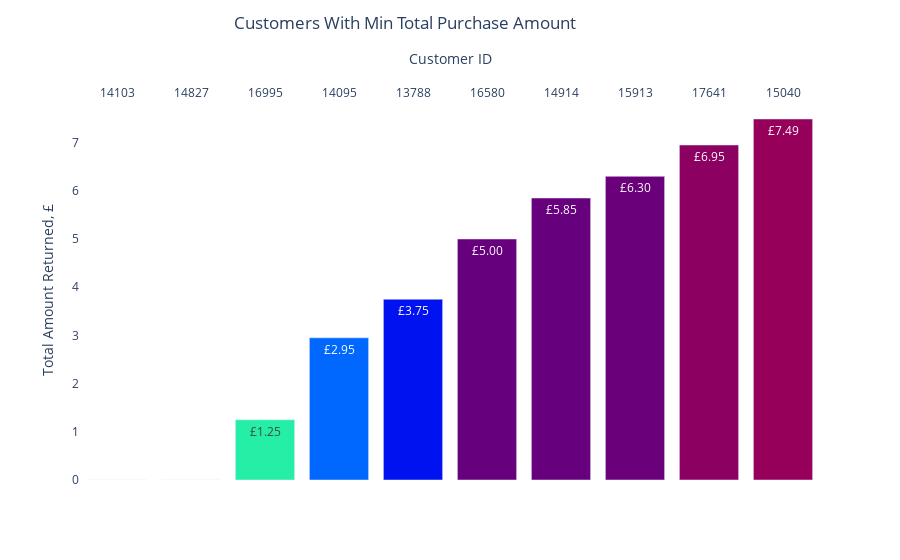

Notebook cell for this chart:
### Code cell
fig = go.Figure(data=[
    go.Bar(name='Customers With Min Total Purchase Amount', 
           x=retail_customers_asc['Customer ID'].astype(str), 
           y=retail_customers_asc['Total'],
           marker_opacity=1,
           hovertext=retail_customers_desc['Country'],
           marker={'color': retail_customers_desc['Total'], 'colorscale': 'Rainbow'}
          )
    ])
fig.update_xaxes(side="top")

fig.update_traces(texttemplate='£%{y:.3s}', textposition='inside')

fig.update_layout(title='Customers With Min Total Purchase Amount',
                  title_x=0.45,
                  title_y=0.97,
                  xaxis_title="Customer ID",
                  yaxis_title="Total Amount Returned, £",
                  plot_bgcolor='white')
fig.show()

### Figure 1 — Plotly figure (JSON) as saved in the notebook; plotly's stock layout.template omitted (floating-point values rounded to 4 significant figures)
{"data": [{"hovertext": ["United Kingdom", "Netherlands", "EIRE", "EIRE", "United Kingdom", "United Kingdom", "United Kingdom", "United Kingdom", "United Kingdom", "United Kingdom"], "marker": {"color": [356600.0, 252900.0, 210000.0, 166600.0, 134700.0, 85370.0, 85320.0, 84410.0, 76440.0, 74090.0], "colorscale": [[0, "rgb(150,0,90)"], [0.125, "rgb(0,0,200)"], [0.25, "rgb(0,25,255)"], [0.375, "rgb(0,152,255)"], [0.5, "rgb(44,255,150)"], [0.625, "rgb(151,255,0)"], [0.75, "rgb(255,234,0)"], [0.875, "rgb(255,111,0)"], [1, "rgb(255,0,0)"]], "opacity": 1}, "name": "Customers With Min Total Purchase Amount", "textposition": "inside", "texttemplate": "£%{y:.3s}", "type": "bar", "x": ["14103", "14827", "16995", "14095", "13788", "16580", "14914", "15913", "17641", "15040"], "y": [0, 0, 1.25, 2.95, 3.75, 5, 5.85, 6.3, 6.95, 7.49]}], "layout": {"plot_bgcolor": "white", "title": {"text": "Customers With Min Total Purchase Amount", "x": 0.45, "y": 0.97}, "xaxis": {"side": "top", "title": {"text": "Customer ID"}}, "yaxis": {"title": {"text": "Total Amount Returned, £"}}}}
